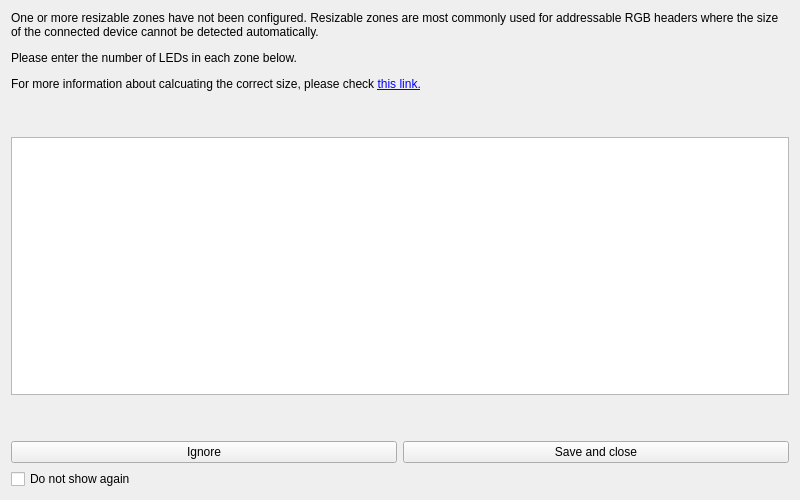
<?xml version="1.0" encoding="UTF-8"?>
<ui version="4.0">
 <class>OpenRGBZonesBulkResizer</class>
 <widget class="QWidget" name="OpenRGBZonesBulkResizer">
  <property name="geometry">
   <rect>
    <x>0</x>
    <y>0</y>
    <width>800</width>
    <height>500</height>
   </rect>
  </property>
  <property name="windowTitle">
   <string>Zones Resizer</string>
  </property>
  <layout class="QGridLayout" name="gridLayout">
   <item row="3" column="0" colspan="2">
    <spacer name="verticalSpacer">
     <property name="orientation">
      <enum>Qt::Vertical</enum>
     </property>
     <property name="sizeHint" stdset="0">
      <size>
       <width>20</width>
       <height>40</height>
      </size>
     </property>
    </spacer>
   </item>
   <item row="0" column="0" colspan="2">
    <widget class="QLabel" name="help_label">
     <property name="sizePolicy">
      <sizepolicy hsizetype="Preferred" vsizetype="Preferred">
       <horstretch>1</horstretch>
       <verstretch>1</verstretch>
      </sizepolicy>
     </property>
     <property name="text">
      <string>&lt;html&gt;&lt;head/&gt;&lt;body&gt;&lt;p&gt;One or more resizable zones have not been configured.  Resizable zones are most commonly used for addressable RGB headers where the size of the connected device cannot be detected automatically.&lt;/p&gt;&lt;p&gt;Please enter the number of LEDs in each zone below.&lt;/p&gt;&lt;p&gt;For more information about calcuating the correct size, please check &lt;a href=&quot;https://openrgb.org/resize.html&quot;&gt;&lt;span style=&quot; text-decoration: underline; color:#0000ff;&quot;&gt;this link.&lt;/span&gt;&lt;/a&gt;&lt;/p&gt;&lt;/body&gt;&lt;/html&gt;</string>
     </property>
     <property name="wordWrap">
      <bool>true</bool>
     </property>
    </widget>
   </item>
   <item row="5" column="0" colspan="2">
    <widget class="QCheckBox" name="do_not_show_again_checkbox">
     <property name="text">
      <string>Do not show again</string>
     </property>
    </widget>
   </item>
   <item row="4" column="1">
    <widget class="QPushButton" name="save_button">
     <property name="text">
      <string>Save and close</string>
     </property>
    </widget>
   </item>
   <item row="2" column="0" colspan="2">
    <widget class="QTableWidget" name="zones_table">
     <property name="sizePolicy">
      <sizepolicy hsizetype="Expanding" vsizetype="Expanding">
       <horstretch>100</horstretch>
       <verstretch>100</verstretch>
      </sizepolicy>
     </property>
     <property name="styleSheet">
      <string notr="true"/>
     </property>
     <property name="frameShape">
      <enum>QFrame::StyledPanel</enum>
     </property>
     <property name="frameShadow">
      <enum>QFrame::Raised</enum>
     </property>
     <property name="showGrid">
      <bool>false</bool>
     </property>
     <property name="gridStyle">
      <enum>Qt::NoPen</enum>
     </property>
    </widget>
   </item>
   <item row="4" column="0">
    <widget class="QPushButton" name="ignore_button">
     <property name="text">
      <string>Ignore</string>
     </property>
    </widget>
   </item>
   <item row="1" column="0" colspan="2">
    <spacer name="verticalSpacer_2">
     <property name="orientation">
      <enum>Qt::Vertical</enum>
     </property>
     <property name="sizeHint" stdset="0">
      <size>
       <width>20</width>
       <height>40</height>
      </size>
     </property>
    </spacer>
   </item>
  </layout>
  <zorder>do_not_show_again_checkbox</zorder>
  <zorder>save_button</zorder>
  <zorder>zones_table</zorder>
  <zorder>ignore_button</zorder>
  <zorder>help_label</zorder>
 </widget>
 <resources/>
 <connections/>
</ui>
